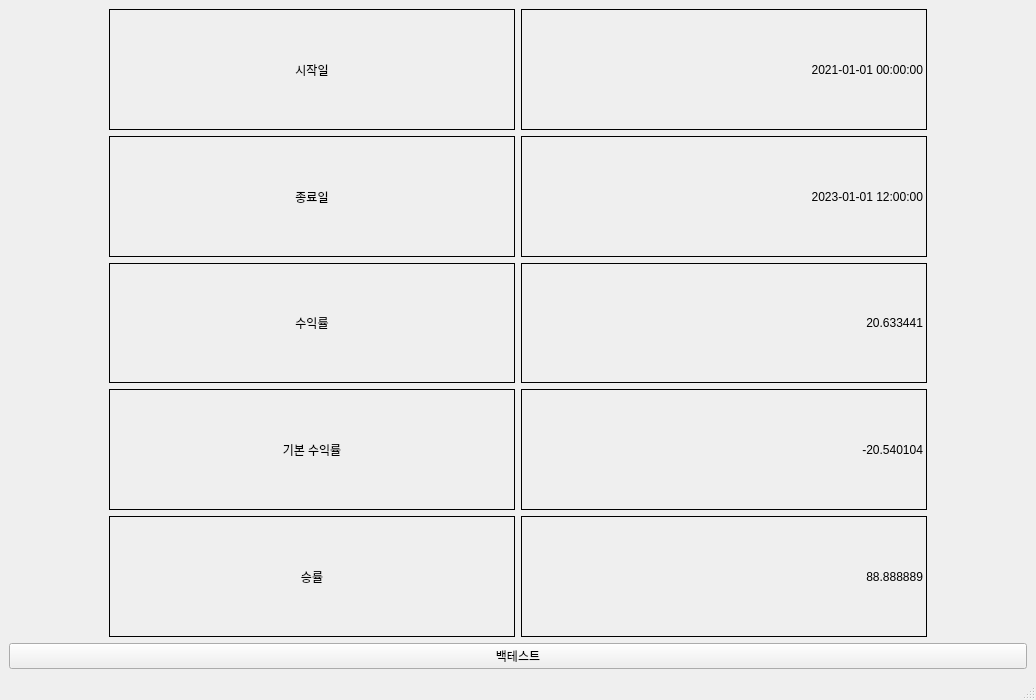
<?xml version="1.0" encoding="UTF-8"?>
<ui version="4.0">
 <class>MainWindow</class>
 <widget class="QMainWindow" name="MainWindow">
  <property name="geometry">
   <rect>
    <x>0</x>
    <y>0</y>
    <width>1036</width>
    <height>700</height>
   </rect>
  </property>
  <property name="windowTitle">
   <string>MainWindow</string>
  </property>
  <widget class="QWidget" name="centralwidget">
   <layout class="QGridLayout" name="gridLayout">
    <item row="0" column="0">
     <layout class="QVBoxLayout" name="verticalLayout">
      <item>
       <layout class="QGridLayout" name="gridLayout_2">
        <item row="3" column="1">
         <widget class="QLabel" name="label_7">
          <property name="frameShape">
           <enum>QFrame::Box</enum>
          </property>
          <property name="text">
           <string>기본 수익률</string>
          </property>
          <property name="alignment">
           <set>Qt::AlignCenter</set>
          </property>
         </widget>
        </item>
        <item row="3" column="2">
         <widget class="QLabel" name="label_8">
          <property name="frameShape">
           <enum>QFrame::Box</enum>
          </property>
          <property name="text">
           <string>-20.540104</string>
          </property>
          <property name="alignment">
           <set>Qt::AlignRight|Qt::AlignTrailing|Qt::AlignVCenter</set>
          </property>
         </widget>
        </item>
        <item row="0" column="2">
         <widget class="QLabel" name="label_2">
          <property name="sizePolicy">
           <sizepolicy hsizetype="Preferred" vsizetype="Preferred">
            <horstretch>0</horstretch>
            <verstretch>0</verstretch>
           </sizepolicy>
          </property>
          <property name="frameShape">
           <enum>QFrame::Box</enum>
          </property>
          <property name="text">
           <string>2021-01-01 00:00:00</string>
          </property>
          <property name="alignment">
           <set>Qt::AlignRight|Qt::AlignTrailing|Qt::AlignVCenter</set>
          </property>
         </widget>
        </item>
        <item row="4" column="2">
         <widget class="QLabel" name="label_10">
          <property name="frameShape">
           <enum>QFrame::Box</enum>
          </property>
          <property name="text">
           <string>88.888889</string>
          </property>
          <property name="alignment">
           <set>Qt::AlignRight|Qt::AlignTrailing|Qt::AlignVCenter</set>
          </property>
         </widget>
        </item>
        <item row="1" column="1">
         <widget class="QLabel" name="label_3">
          <property name="frameShape">
           <enum>QFrame::Box</enum>
          </property>
          <property name="text">
           <string>종료일</string>
          </property>
          <property name="alignment">
           <set>Qt::AlignCenter</set>
          </property>
         </widget>
        </item>
        <item row="1" column="2">
         <widget class="QLabel" name="label_4">
          <property name="frameShape">
           <enum>QFrame::Box</enum>
          </property>
          <property name="text">
           <string>2023-01-01 12:00:00</string>
          </property>
          <property name="alignment">
           <set>Qt::AlignRight|Qt::AlignTrailing|Qt::AlignVCenter</set>
          </property>
         </widget>
        </item>
        <item row="2" column="1">
         <widget class="QLabel" name="label_5">
          <property name="frameShape">
           <enum>QFrame::Box</enum>
          </property>
          <property name="text">
           <string>수익률</string>
          </property>
          <property name="alignment">
           <set>Qt::AlignCenter</set>
          </property>
         </widget>
        </item>
        <item row="2" column="2">
         <widget class="QLabel" name="label_6">
          <property name="frameShape">
           <enum>QFrame::Box</enum>
          </property>
          <property name="text">
           <string>20.633441</string>
          </property>
          <property name="alignment">
           <set>Qt::AlignRight|Qt::AlignTrailing|Qt::AlignVCenter</set>
          </property>
         </widget>
        </item>
        <item row="0" column="1">
         <widget class="QLabel" name="label">
          <property name="frameShape">
           <enum>QFrame::Box</enum>
          </property>
          <property name="text">
           <string>시작일</string>
          </property>
          <property name="alignment">
           <set>Qt::AlignCenter</set>
          </property>
         </widget>
        </item>
        <item row="4" column="1">
         <widget class="QLabel" name="label_9">
          <property name="frameShape">
           <enum>QFrame::Box</enum>
          </property>
          <property name="text">
           <string>승률</string>
          </property>
          <property name="alignment">
           <set>Qt::AlignCenter</set>
          </property>
         </widget>
        </item>
        <item row="0" column="3">
         <spacer name="horizontalSpacer">
          <property name="orientation">
           <enum>Qt::Horizontal</enum>
          </property>
          <property name="sizeType">
           <enum>QSizePolicy::Fixed</enum>
          </property>
          <property name="sizeHint" stdset="0">
           <size>
            <width>100</width>
            <height>20</height>
           </size>
          </property>
         </spacer>
        </item>
        <item row="0" column="0">
         <spacer name="horizontalSpacer_2">
          <property name="orientation">
           <enum>Qt::Horizontal</enum>
          </property>
          <property name="sizeType">
           <enum>QSizePolicy::Fixed</enum>
          </property>
          <property name="sizeHint" stdset="0">
           <size>
            <width>100</width>
            <height>20</height>
           </size>
          </property>
         </spacer>
        </item>
       </layout>
      </item>
      <item>
       <widget class="QPushButton" name="pushButton">
        <property name="text">
         <string>백테스트</string>
        </property>
       </widget>
      </item>
     </layout>
    </item>
   </layout>
  </widget>
  <widget class="QMenuBar" name="menubar">
   <property name="geometry">
    <rect>
     <x>0</x>
     <y>0</y>
     <width>1036</width>
     <height>21</height>
    </rect>
   </property>
  </widget>
  <widget class="QStatusBar" name="statusbar"/>
 </widget>
 <resources/>
 <connections/>
</ui>
